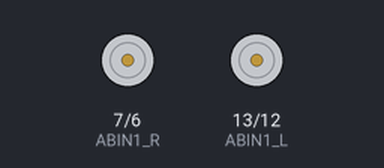
The sketch below on a simulated Arduino Uno, built with avr-gcc and run on an emulated ATmega328P. On the bench: motor-driver pin pairs drawn as motors (green arrow = first pin HIGH = forward, orange = second pin HIGH = backward, longer = more drive).

Above: at 0.1 s.
At 5.1 s:
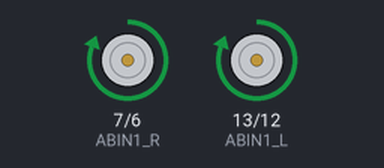
At 10.1 s:
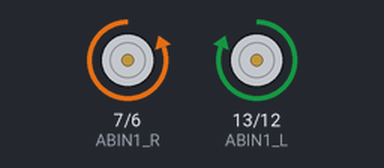
At 14.1 s:
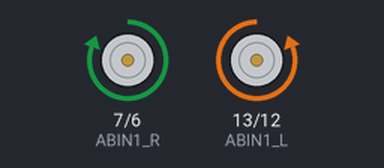
Timing chart, 0 to 17.5 s (numbered marks = the images above):
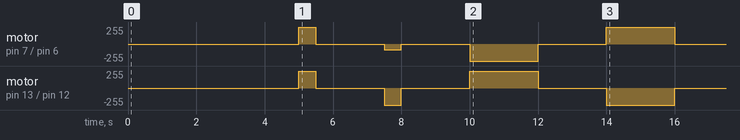

The sketch:

untethered_motor_control.ino
```cpp
int ABIN1_L = 13;
int ABIN2_L = 12;
int ABIN1_R = 7;
int ABIN2_R = 6;

int time_start;
int move_duration_ms = 10000; //in millisecond

const int PWM_START_LOWEST = 40;
const int PWM_MOVE_LOWEST = 30;
const int PWM_TURN_LOWEST = 180;
const float CALI_FACTOR = 1.35;

void stop() {
  analogWrite(ABIN1_L, 0);
  analogWrite(ABIN2_L, 0);
  analogWrite(ABIN1_R, 0);
  analogWrite(ABIN2_R, 0);
}

void forward(int speed) {
  analogWrite(ABIN1_L, int(speed*CALI_FACTOR));
  analogWrite(ABIN2_L, 0);
  analogWrite(ABIN1_R, speed);
  analogWrite(ABIN2_R, 0);
}

void backward(int speed) {
  analogWrite(ABIN1_L, 0);
  analogWrite(ABIN2_L, speed);
  analogWrite(ABIN1_R, 0);
  analogWrite(ABIN2_R, int(speed*CALI_FACTOR));
}

void cturn(int speed) {
    analogWrite(ABIN1_L, int(speed*CALI_FACTOR));
    analogWrite(ABIN2_L, 0);
    analogWrite(ABIN1_R, 0);
    analogWrite(ABIN2_R, speed);
}

void ccturn(int speed) {
    analogWrite(ABIN1_L,0);
    analogWrite(ABIN2_L,int(speed*CALI_FACTOR));
    analogWrite(ABIN1_R,speed);
    analogWrite(ABIN2_R,0);
}


void setup() {
  pinMode(ABIN1_L, OUTPUT);  // sets the pin as output
  pinMode(ABIN2_L, OUTPUT);
  pinMode(ABIN1_R, OUTPUT);
  pinMode(ABIN2_R, OUTPUT);

  delay(5000);
  forward(255);
  delay(500);
  stop();
  delay(2000);
  backward(255);
  delay(500);
  stop();
  delay(2000);

  cturn(255);
  delay(2000);
  stop();
  delay(2000);
  ccturn(255);
  delay(2000);
  stop();
  delay(2000);
}


void loop() {
}
```
